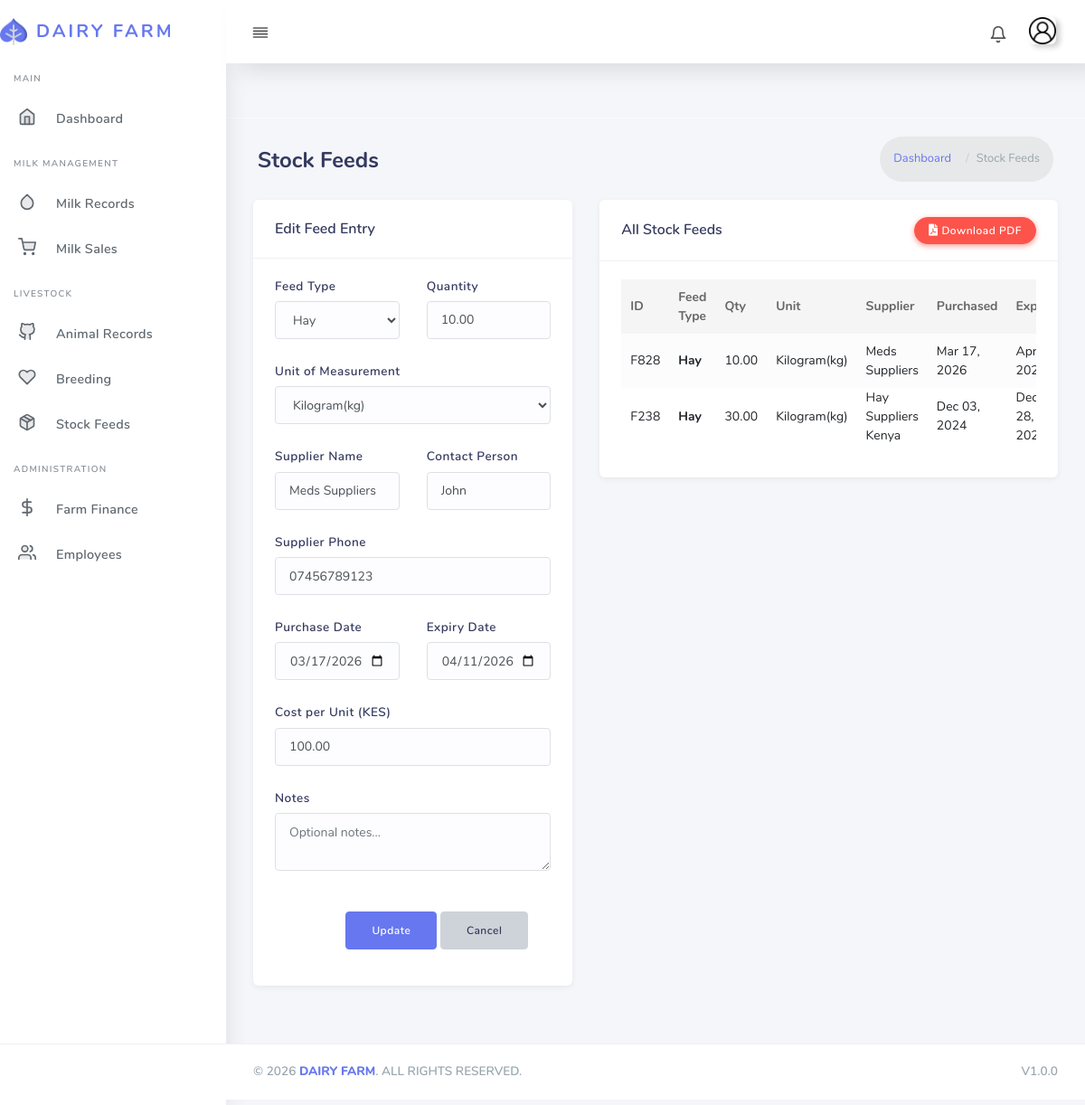
The page /stock_feeds/F828/edit/ (signed in) on the database as committed earlier.
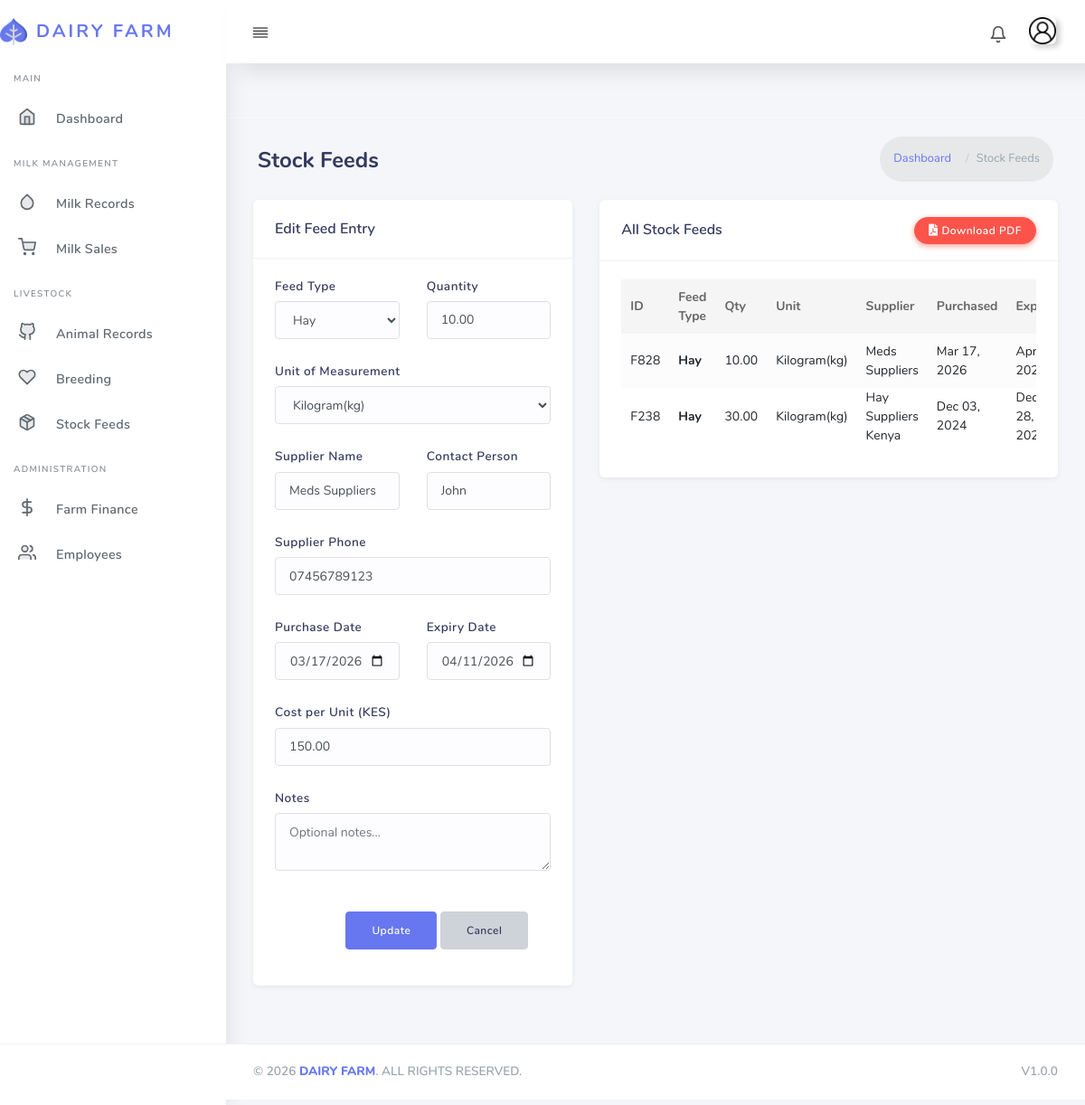
The same page on the database as committed later.
### core/models.py (models this page shows, shortened)
class StockFeed(models.Model):
    feed_types = [
        ('Hay', 'Hay'),
        ('Silage', 'Silage'),
        ('Nappier', 'Nappier'),
        ('Dairy Meal', 'Dairy Meal'),
        ('Maize Brand', 'Maize Brand'),
        ('Salt suppliment', 'Salt suppliment'),
    ]
    units = [
        ('Kilogram(kg)', 'Kilogram(kg)'),
        ('gram(g)', 'gram(g)'),
        ('Litres(l)', 'Litres(l)'),
    ]
    feed_id = ShortUUIDField(unique=True, primary_key=True, length=3, max_length=20, prefix="F", alphabet="123456789")
    feed_type = models.CharField(max_length=50, choices=feed_types)
    quantity = models.DecimalField(max_digits=10, decimal_places=2)
    unit_of_measurement = models.CharField(max_length=15, choices=units)  # e.g., kg, g
    supplier_name = models.CharField(max_length=100)  # Supplier name
    supplier_contact = models.CharField(max_length=100, blank=True, null=True)  # Contact person
    supplier_phone = models.CharField(max_length=15, blank=True, null=True)  # Supplier phone number
    purchase_date = models.DateField()
    expiration_date = models.DateField(blank=True, null=True)
    cost_per_unit = models.DecimalField(max_digits=10, decimal_places=2)
    notes = models.TextField(blank=True, null=True)
    total_cost = models.DecimalField(max_digits=10, decimal_places=0, default=Decimal('0.00'))
    def total_feed_cost(self):
        self.total_cost = self.quantity * self.cost_per_unit
        return self.total_cost

### core/views.py (the view)
# urls.py: path("stock_feeds/", views.stock_feeds, name="stock-feeds"),
@login_required
def stock_feeds(request, feed_id=None):
    feed = None
    if feed_id:
        feed = get_object_or_404(StockFeed, feed_id=feed_id)
    if request.method == 'POST':
        form = StockFeedForm(request.POST, instance=feed)
        if form.is_valid():
            stock_feed = form.save(commit=False)
            stock_feed.total_cost = stock_feed.quantity * stock_feed.cost_per_unit
            stock_feed.save()
            return redirect('core:stock-feeds')
    else:
        form = StockFeedForm(instance=feed)
    feeds_list = StockFeed.objects.all().order_by('-purchase_date')
    search_query = request.GET.get('search', '')
    feed_type_filter = request.GET.get('feed_type', '')
    if search_query:
        feeds_list = feeds_list.filter(
            Q(supplier_name__icontains=search_query) |
            Q(feed_id__icontains=search_query)
        )
    if feed_type_filter:
        feeds_list = feeds_list.filter(feed_type=feed_type_filter)
    paginator = Paginator(feeds_list, 10)
    page_number = request.GET.get('page')
    feeds = paginator.get_page(page_number)
    context = {
        'form': form,
        'feeds': feeds,
        'feed': feed,
        'search_query': search_query,
        'feed_type_filter': feed_type_filter,
        'feed_types': StockFeed.feed_types,
        'units': StockFeed.units,
    }
    return render(request, 'core/stock_feeds.html', context)

### core/forms.py (shortened to what this page needs)
class StockFeedForm(forms.ModelForm):
    class Meta:
        model = StockFeed
        exclude = ['feed_id', 'total_cost']
        widgets = {
            'purchase_date': forms.DateInput(attrs={'type': 'date'}),
            'expiration_date': forms.DateInput(attrs={'type': 'date'}),
        }

### templates/core/stock_feeds.html (shortened to what the changed rows need)
{% extends "partials/base.html" %}
{% load static %}
{% block content %}
<div class="main-content">
  <section class="section">
    <div class="section-header">
      <h1>Stock Feeds</h1>
    </div>
    <div class="section-body">
      <div class="row">
        <div class="col-12 col-lg-5">
          <div class="card">
            <div class="card-body">
              <form method="POST">
                <div class="row">
                  <div class="col-md-6">
                    <div class="form-group">
                      <label>Feed Type</label>
                      <select name="feed_type" class="form-control" required>
                        {% for value, label in feed_types %}
                        <option value="{{ value }}" {% if feed.feed_type == value %}selected{% endif %}>{{ label }}</option>
                        {% endfor %}
                      </select>
                    </div>
                  </div>
                  <div class="col-md-6">
                    <div class="form-group">
                      <label>Quantity</label>
                      <input type="number" step="0.01" name="quantity" class="form-control" value="{{ feed.quantity|default:'' }}" placeholder="0.00" required>
                    </div>
                  </div>
                </div>
                <div class="form-group">
                  <label>Unit of Measurement</label>
                  <select name="unit_of_measurement" class="form-control" required>
                    {% for value, label in units %}
                    <option value="{{ value }}" {% if feed.unit_of_measurement == value %}selected{% endif %}>{{ label }}</option>
                    {% endfor %}
                  </select>
                </div>
                <div class="row">
                  <div class="col-md-6">
                    <div class="form-group">
                      <label>Supplier Name</label>
                      <input type="text" name="supplier_name" class="form-control" value="{{ feed.supplier_name|default:'' }}" placeholder="e.g. MkulimaFeed" required>
                    </div>
                  </div>
                  <div class="col-md-6">
                    <div class="form-group">
                      <label>Contact Person</label>
                      <input type="text" name="supplier_contact" class="form-control" value="{{ feed.supplier_contact|default:'' }}" placeholder="Contact name">
                    </div>
                  </div>
                </div>
                <div class="form-group">
                  <label>Supplier Phone</label>
                  <input type="text" name="supplier_phone" class="form-control" value="{{ feed.supplier_phone|default:'' }}" placeholder="e.g. 0712345678">
                </div>
                <div class="row">
                  <div class="col-md-6">
                    <div class="form-group">
                      <label>Purchase Date</label>
                      <input type="date" name="purchase_date" class="form-control" value="{{ feed.purchase_date|date:'Y-m-d'|default:'' }}" required>
                    </div>
                  </div>
                  <div class="col-md-6">
                    <div class="form-group">
                      <label>Expiry Date</label>
                      <input type="date" name="expiration_date" class="form-control" value="{{ feed.expiration_date|date:'Y-m-d'|default:'' }}">
                    </div>
                  </div>
                </div>
                <div class="form-group">
                  <label>Cost per Unit (KES)</label>
                  <input type="number" step="0.01" name="cost_per_unit" class="form-control" value="{{ feed.cost_per_unit|default:'' }}" placeholder="0.00" required>
                </div>
              </form>
            </div>
          </div>
        </div>
        <div class="col-12 col-lg-7">
          <div class="card">
            <div class="card-body">
              <div class="table-responsive">
                <table class="table table-striped" id="feedTable">
                  <thead>
                    <tr>
                      <th>ID</th>
                      <th>Feed Type</th>
                      <th>Qty</th>
                      <th>Unit</th>
                      <th>Supplier</th>
                      <th>Purchased</th>
                      <th>Expires</th>
                    </tr>
                  </thead>
                  <tbody>
                    {% for feed in feeds %}
                    <tr>
                      <td>{{ feed.feed_id }}</td>
                      <td><strong>{{ feed.feed_type }}</strong></td>
                      <td>{{ feed.quantity }}</td>
                      <td>{{ feed.unit_of_measurement }}</td>
                      <td>{{ feed.supplier_name }}</td>
                      <td>{{ feed.purchase_date|date:"M d, Y" }}</td>
                      <td>{{ feed.expiration_date|date:"M d, Y"|default:"—" }}</td>
                    </tr>
                    {% empty %}
                    <tr><td colspan="10" class="text-center text-muted">No feed entries</td></tr>
                    {% endfor %}
                  </tbody>
                </table>
              </div>
            </div>
          </div>
        </div>
      </div>
    </div>
  </section>
</div>
{% endblock content %}

Rows that differ between the two databases and show on the page:
changed StockFeed "Meds Suppliers": cost_per_unit "100.00" → "150.00"
